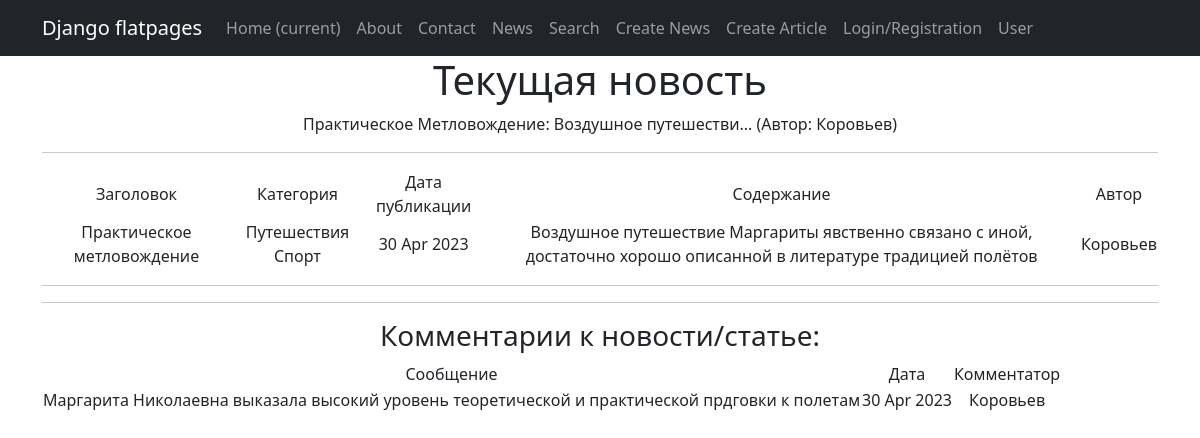
Before: /news/3 with the older database file.
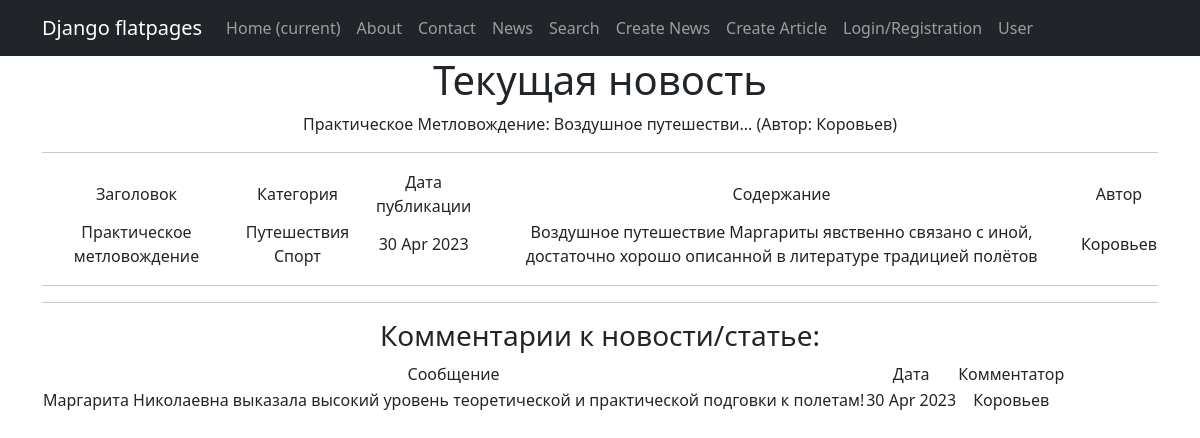
After: the same page with the newer database file.
### news/models.py (models this page shows, shortened)
class Post(models.Model):
    article = 'AR'
    news = 'NW'
    POST_TYPE = [
        (article, 'Статья'),
        (news, 'Новость')
    ]
    post_type = models.CharField(max_length=2,
                                 choices=POST_TYPE)
    post_date_time = models.DateTimeField(auto_now_add=True)
    post_title = models.CharField(max_length=255)
    post_text = models.TextField()
    post_rating = models.IntegerField(default=0)
    author = models.ForeignKey('Author', on_delete=models.CASCADE)
    category = models.ManyToManyField('Category', through='PostCategory')
    def __str__(self):
        return f'{self.post_title.title()}: {self.post_text[:20]}... (Автор: {self.author})'

class Author(models.Model):
    author_rating = models.IntegerField(default=0)
    author = models.OneToOneField(User, on_delete=models.CASCADE)
    def __str__(self):
        return self.author.username

class Category(models.Model):
    category_name = models.CharField(max_length=255,
                                     unique=True)
    def __str__(self):
        return self.category_name

class Comment(models.Model):
    comment_text = models.TextField()
    comment_date_time = models.DateTimeField(auto_now_add=True)
    comment_rating = models.IntegerField(default=0)
    post = models.ForeignKey('Post', on_delete=models.CASCADE)
    user = models.ForeignKey(User, on_delete=models.CASCADE)

### news/views.py (the view)
# urls.py: path('news/<int:pk>', NewsDetail.as_view(), name='news_detail'),
class NewsDetail(DetailView):
    model = Post
    template_name = 'one_news.html'
    context_object_name = 'one_news'
    def get_context_data(self, **kwargs):
        context = super(NewsDetail, self).get_context_data(**kwargs)
        context['comments'] = Comment.objects.filter(post__id=self.kwargs['pk'])
        return context

### news/templatetags/custom_filters.py (called while the page is built)
@register.filter()
def censor(value):
    words = value.split()
    corrected_words = []
    for word in words:
        if word.lower() in restricted_words:
            word = word = list(word)[0] + ''.join([i.replace(i, "*") for i in list(word)[1:-1]]) + list(word)[-1]
            corrected_words.append(word)
        else:
            corrected_words.append(word)
    corrected_words = ' '.join(corrected_words)
    return corrected_words

### templates/one_news.html (shortened to what this page needs)
{% extends 'flatpages/default.html' %}
{% load custom_filters %}
{% block content %}
<h1> Текущая новость </h1>
{{ one_news }}
<hr>
<table>
    <tr>
        <td> Заголовок</td>
        <td> Категория</td>
        <td> Дата публикации</td>
        <td> Содержание</td>
        <td> Автор</td>
    </tr>
    <tr>
        <td> {{ one_news.post_title }}</td>
        <td>
            {% for category in one_news.category.all %}
            {{ category }}
            {% endfor %}
        </td>
        <td> {{ one_news.post_date_time|date:'d M Y' }}</td>
        <td> {{ one_news.post_text|censor }}</td>
        <td> {{ one_news.author }}</td>
    </tr>
</table>
<hr>
<hr>
<h3> Комментарии к новости/статье: </h3>
{% if comments %}
    <table>
            <tr>
                <td> Сообщение </td>
                <td> Дата </td>
                <td> Комментатор </td>
            </tr>
            {% for item in comments %}
            <tr>
                <td> {{ item.comment_text }} </td>
                <td> {{ item.comment_date_time|date:'d M Y' }} </td>
                <td> {{ item.user }} </td>
            </tr>
            {% endfor %}
        </table>
{% else %}
        <h5> Комментариев нет </h5>
{% endif %}
{% endblock content %}

### templates/flatpages/default.html (shortened to what this page needs)
<!DOCTYPE html>
<html lang="en">
<head>
    {% load static %}
    <link href="{% static 'css/styles.css' %}" rel="stylesheet"/>
</head>
<body>
<nav class="navbar navbar-expand-lg navbar-dark bg-dark static-top">
    <div class="container">
        <a class="navbar-brand" href="#">Django flatpages</a>
        <div class="collapse navbar-collapse" id="navbarResponsive">
            <ul class="navbar-nav ml-auto">
                <li class="nav-item active">
                    <a class="nav-link" href="#">Home
                        <span class="sr-only">(current)</span>
                    </a>
                </li>
                <li class="nav-item">
                    <a class="nav-link" href="/about/">About</a>
                </li>
                <li class="nav-item">
                    <a class="nav-link" href="/contacts/">Contact</a>
                </li>
                <li class="nav-item">
                    <a class="nav-link" href="/news/">News</a>
                </li>
                <li class="nav-item">
                    <a class="nav-link" href="/news/search">Search</a>
                </li>
                <li class="nav-item">
                    <a class="nav-link" href="/news/create">Create News</a>
                </li>
                <li class="nav-item">
                    <a class="nav-link" href="/article/create">Create Article</a>
                </li>
                <li class="nav-item">
                    <a class="nav-link" href="{% url 'account_login' %}">Login/Registration</a>
                </li>
                <li class="nav-item">
                    <a class="nav-link" href="/user_page">User</a>
                </li>
            </ul>
        </div>
    </div>
</nav>
<div class="container">
    <div class="row">
        <div class="col-lg-12 text-center">
            {% block content %}{% endblock content %}
        </div>
    </div>
</div>
</body>
</html>

Changed rows visible on the page:
changed Comment "Коровьев": comment_text "Маргарита Николаевна выказала высокий уровень теоретической и практической прдговки к полетам" → "Маргарита Николаевна выказала высокий уровень теоретической и практической подговки к полетам!"
